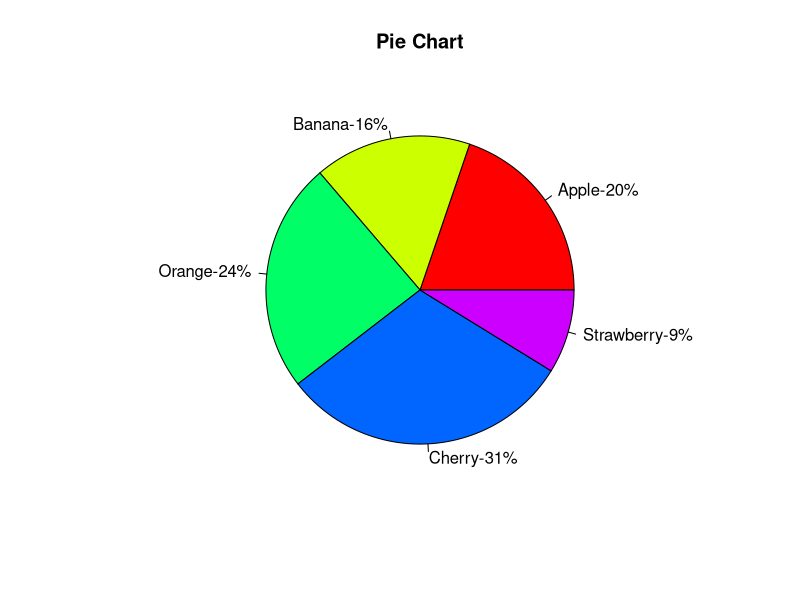

Generate this figure with R:
library(plotrix)

#sets the values of the different slices and their names. It then also does a percentage so that 
#different totals can be represented besides a total of 100
slices = c(18,15,22,28,8)
names = c("Apple","Banana","Orange","Cherry","Strawberry")
pct=round(slices/sum(slices)*100)

#makes the labels for the final pie chart so they look nice
slicelabels=paste(names,"-",pct,"%",sep="")

# Makes the pie chart using the data we have and the labels we generated
pie(slices,labels=slicelabels, main="Pie Chart",col=rainbow(5))
